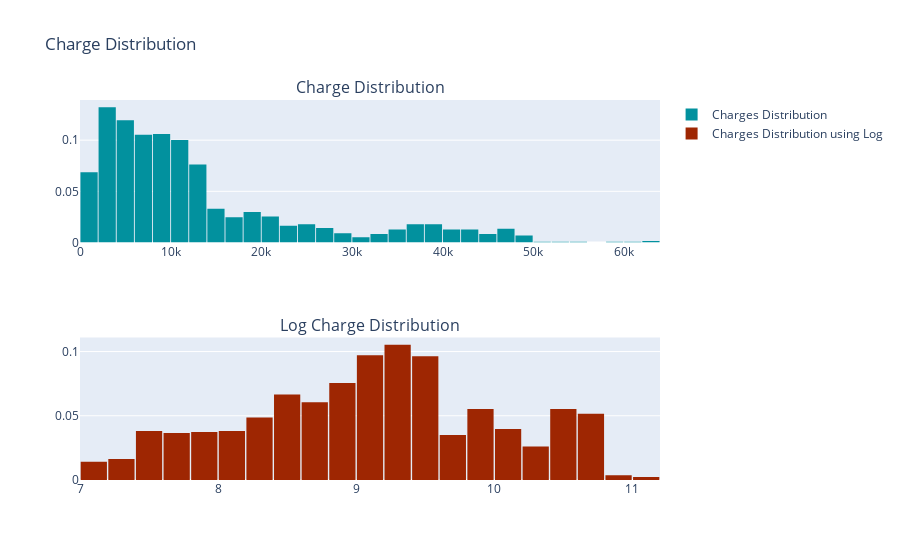

Notebook source saved alongside this figure:
### Markdown cell above
### VALUE DISTRIBUTION OF CHARGES VARIABLE

### Code cell
# Determine the distribution of charges

charge_dist = df["charges"]
logcharge = np.log(df["charges"])

trace0 = go.Histogram(x=charge_dist,
                      histnorm='probability',
                      name="Charges Distribution",
                      marker = dict(color = '#02919e',)
                     )

trace1 = go.Histogram(x=logcharge,
                      histnorm='probability',
                      name="Charges Distribution using Log",
                      marker = dict(color = '#9e2602')
                     )

fig = make_subplots(rows=2, cols=1,
                    subplot_titles=('Charge Distribution','Log Charge Distribution'),
                    print_grid=False)

fig.append_trace(trace0, 1, 1)
fig.append_trace(trace1, 2, 1)

fig['layout'].update(showlegend=True, title='Charge Distribution', bargap=0.05)

iplot(fig, filename='custom-sized-subplot-with-subplot-titles')

### Figure 1 — Plotly figure (JSON) as saved in the notebook; plotly's stock layout.template omitted (floating-point values rounded to 4 significant figures; data arrays with more than 128 entries replaced by an {"elided": "..."} marker saying what was removed)
{"data": [{"histnorm": "probability", "marker": {"color": "#02919e"}, "name": "Charges Distribution", "type": "histogram", "x": {"elided": "1338 float values"}, "xaxis": "x", "yaxis": "y"}, {"histnorm": "probability", "marker": {"color": "#9e2602"}, "name": "Charges Distribution using Log", "type": "histogram", "x": {"elided": "1338 float values"}, "xaxis": "x2", "yaxis": "y2"}], "layout": {"annotations": [{"font": {"size": 16}, "showarrow": false, "text": "Charge Distribution", "x": 0.5, "xanchor": "center", "xref": "paper", "y": 1, "yanchor": "bottom", "yref": "paper"}, {"font": {"size": 16}, "showarrow": false, "text": "Log Charge Distribution", "x": 0.5, "xanchor": "center", "xref": "paper", "y": 0.375, "yanchor": "bottom", "yref": "paper"}], "bargap": 0.05, "showlegend": true, "title": {"text": "Charge Distribution"}, "xaxis": {"anchor": "y", "domain": [0, 1]}, "xaxis2": {"anchor": "y2", "domain": [0, 1]}, "yaxis": {"anchor": "x", "domain": [0.625, 1]}, "yaxis2": {"anchor": "x2", "domain": [0, 0.375]}}}
